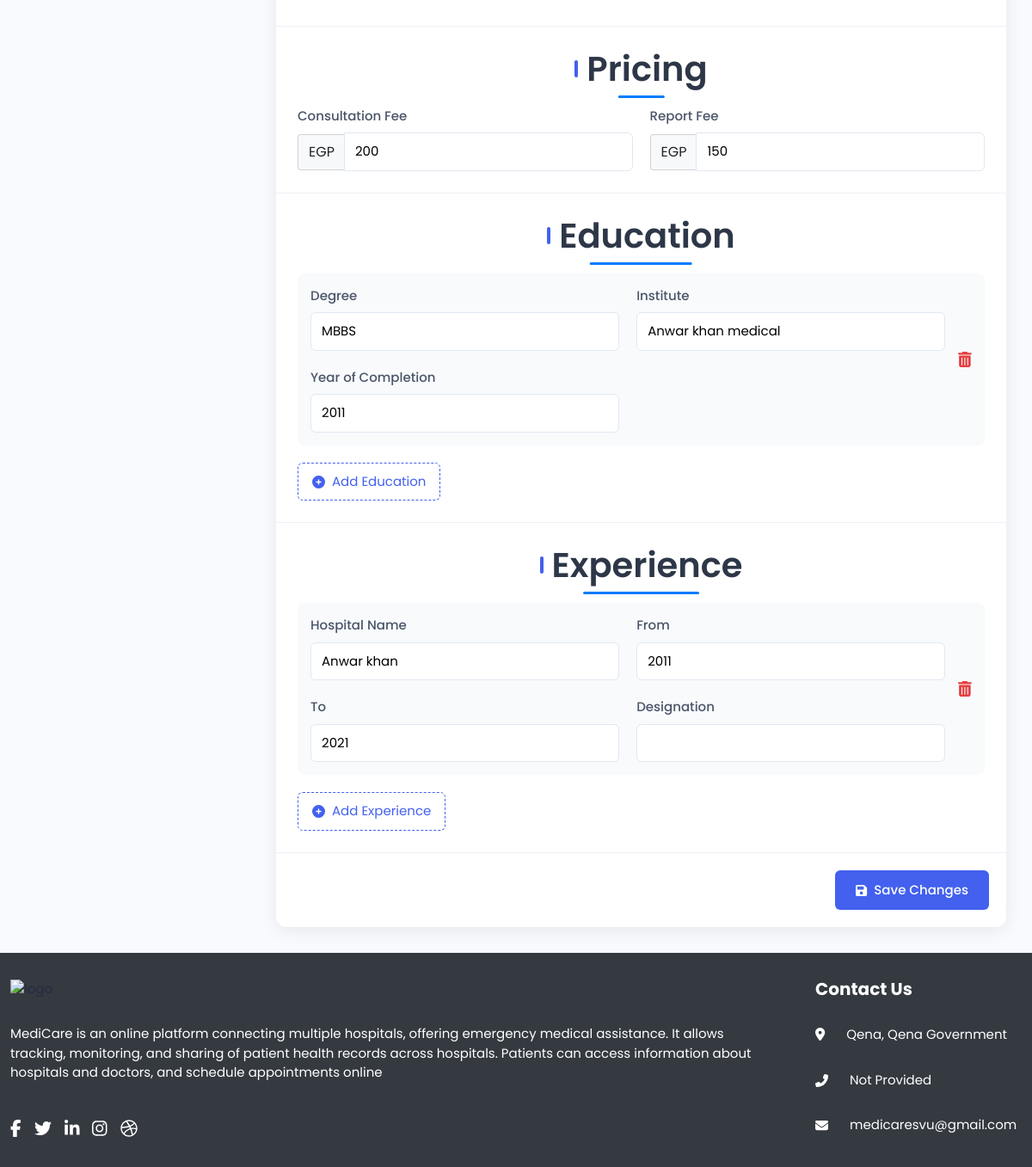
/doctor/doctor-profile-settings/ (signed in, lower part), run on an earlier commit of the app's database.
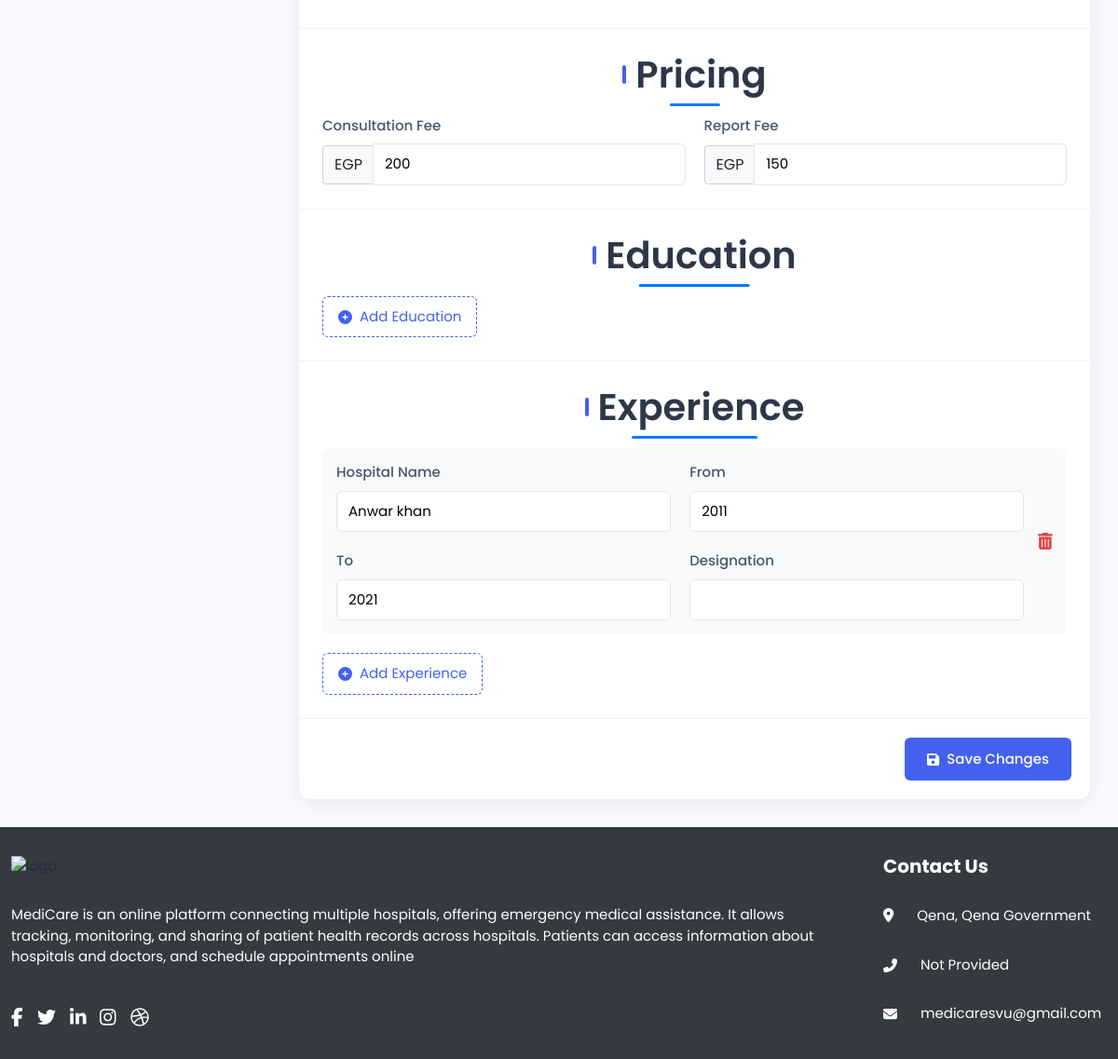
And on a later commit of the database.
### doctor/models.py (models this page shows, shortened)
class Doctor_Information(models.Model):
    DOCTOR_TYPE = (
        ('Cardiologists', 'Cardiologists'),
        ('Neurologists', 'Neurologists'),
        ('Pediatricians', 'Pediatricians'),
        ('Physiatrists', 'Physiatrists'),
        ('Dermatologists', 'Dermatologists'),
    )
    doctor_id = models.AutoField(primary_key=True)
    user = models.OneToOneField(User, on_delete=models.CASCADE, null=True, blank=True, related_name='profile')
    name = models.CharField(max_length=200,default='', null=True, blank=True)
    username = models.CharField(max_length=200, null=True, blank=True)
    gender = models.CharField(max_length=200, null=True, blank=True)
    description = models.TextField(max_length=1000,default='', null=True, blank=True)
    department = models.CharField(max_length=200,default='', choices=DOCTOR_TYPE, null=True, blank=True)
    department_name = models.ForeignKey(hospital_department, on_delete=models.SET_NULL, null=True, blank=True)
    specialization = models.ForeignKey(specialization, on_delete=models.SET_NULL, null=True, blank=True)
    featured_image = models.ImageField(upload_to='doctors/', default='doctors/user-default.png', null=True, blank=True)
    certificate_image = models.ImageField(upload_to='doctors_certificate/', default='doctors_certificate/default.png', null=True, blank=True)
    email = models.EmailField(max_length=200, null=True, blank=True)
    phone_number = models.CharField(max_length=200,default='', null=True, blank=True)
    nid = models.CharField(max_length=200, null=True,default='', blank=True)
    visiting_hour = models.CharField(max_length=200,default='', null=True, blank=True)
    consultation_fee = models.IntegerField(default=0,null=True, blank=True)
    report_fee = models.IntegerField(default=0,null=True, blank=True)
    dob = models.CharField(max_length=200,default='', null=True, blank=True)
    institute = models.CharField(max_length=200, null=True, blank=True)
    degree = models.CharField(max_length=200, null=True, blank=True)
    completion_year = models.CharField(max_length=200, null=True, blank=True)
    work_place = models.CharField(max_length=200, null=True, blank=True)
    designation = models.CharField(max_length=200, null=True, blank=True)
    start_year = models.CharField(max_length=200, null=True, blank=True)
    end_year = models.CharField(max_length=200, null=True, blank=True)
    register_status =  models.CharField(max_length=200, null=True, blank=True)
    hospital_name = models.ForeignKey(Hospital_Information, on_delete=models.SET_NULL, null=True, blank=True)

class Education(models.Model):
    education_id = models.AutoField(primary_key=True)
    doctor = models.ForeignKey(Doctor_Information, on_delete=models.CASCADE, null=True, blank=True)
    degree = models.CharField(max_length=200, null=True, blank=True)
    institute = models.CharField(max_length=200, null=True, blank=True)
    year_of_completion = models.CharField(max_length=200, null=True, blank=True)

class Experience(models.Model):
    experience_id = models.AutoField(primary_key=True)
    doctor = models.ForeignKey(Doctor_Information, on_delete=models.CASCADE, null=True, blank=True)
    work_place_name = models.CharField(max_length=200, null=True, blank=True)
    from_year = models.CharField(max_length=200, null=True, blank=True)
    to_year = models.CharField(max_length=200, null=True, blank=True)
    designation = models.CharField(max_length=200, null=True, blank=True)

### doctor/views.py (the view, shortened to what this page needs)
# urls.py: path('doctor-profile-settings/', views.doctor_profile_settings,name='doctor-profile-settings'),
@csrf_exempt
@login_required(login_url="doctor:doctor-login")
def doctor_profile_settings(request):
    if request.user.is_doctor:
        doctor = Doctor_Information.objects.get(user=request.user)
        old_featured_image = doctor.featured_image
        if request.method == 'GET':
            educations = Education.objects.filter(doctor=doctor)
            experiences = Experience.objects.filter(doctor=doctor)
            context = {'doctor': doctor, 'educations': educations, 'experiences': experiences}
            return render(request, 'doctor-profile-settings.html', context)
    else:
        redirect('doctor:doctor-logout')

### templates/doctor-profile-settings.html (shortened to what this page needs)
{% load static %}
<!DOCTYPE html>
<html lang="en">
  <head>
    <link
      rel="stylesheet"
      href="{% static 'MediCare/plugins/Normal/select2/css/select2.min.css' %}"
    />
    <link
      rel="stylesheet"
      href="{% static 'MediCare/css/bootstrap.min.css' %}"
    />
    <link rel="stylesheet" href="{% static 'MediCare/css/all.min.css' %}" />
    <link
      rel="stylesheet"
      href="{% static 'MediCare/css/Normal/style.css' %}"
    />
  </head>
  <body>
    <div class="main-wrapper">
      <div class="doctor profile-settings">
        <div class="container-fluid">
          <div class="row">
            <div class="col-md-5 col-lg-4 col-xl-3">
            </div>
            <div class="col-md-7 col-lg-8 col-xl-9">
              <form
                action="{% url 'doctor:doctor-profile-settings' %}"
                method="POST"
                enctype="multipart/form-data"
                class="profile-form"
              >
                <div class="profile-card">
                  <div class="form-section">
                    <div class="form-group">
                    </div>
                  </div>
                  <div class="form-section">
                    <h4 class="section-title">Pricing</h4>
                    <div class="form-grid">
                      <div class="form-group">
                        <label>Consultation Fee</label>
                        <div class="input-group">
                          <span class="input-group-text">EGP</span>
                          <input
                            type="number"
                            name="consultation_fee"
                            value="{{doctor.consultation_fee}}"
                          />
                        </div>
                      </div>
                      <div class="form-group">
                        <label>Report Fee</label>
                        <div class="input-group">
                          <span class="input-group-text">EGP</span>
                          <input
                            type="number"
                            name="report_fee"
                            value="{{doctor.report_fee}}"
                          />
                        </div>
                      </div>
                    </div>
                  </div>
                  <div class="form-section">
                    <h4 class="section-title">Education</h4>
                    <div class="education-list">
                      {% for education in educations %}
                      <div class="education-item">
                        <div class="education-content">
                          <div class="form-grid">
                            <div class="form-group">
                              <label>Degree</label>
                              <input
                                type="text"
                                value="{{education.degree}}"
                                readonly
                              />
                            </div>
                            <div class="form-group">
                              <label>Institute</label>
                              <input
                                type="text"
                                value="{{education.institute}}"
                                readonly
                              />
                            </div>
                            <div class="form-group">
                              <label>Year of Completion</label>
                              <input
                                type="text"
                                value="{{education.year_of_completion}}"
                                readonly
                              />
                            </div>
                          </div>
                        </div>
                        <div class="education-actions">
                          <a
                            href="{% url 'doctor:delete-education' pk=education.education_id %}"
                            class="btn-delete"
                            onclick="return confirm('Are you sure you want to delete this education entry?')"
                          >
                            <i class="fas fa-trash-alt"></i>
                          </a>
                        </div>
                      </div>
                      {% endfor %}
                    </div>
                    <button type="button" class="btn-add" id="addEducationBtn">
                      <i class="fas fa-plus-circle"></i> Add Education
                    </button>
                  </div>
                  <div class="form-section">
                    <h4 class="section-title">Experience</h4>
                    <div class="experience-list">
                      {% for e in experiences %}
                      <div class="experience-item">
                        <div class="experience-content">
                          <div class="form-grid">
                            <div class="form-group">
                              <label>Hospital Name</label>
                              <input
                                type="text"
                                value="{{e.work_place_name}}"
                                readonly
                              />
                            </div>
                            <div class="form-group">
                              <label>From</label>
                              <input
                                type="text"
                                value="{{e.from_year}}"
                                readonly
                              />
                            </div>
                            <div class="form-group">
                              <label>To</label>
                              <input
                                type="text"
                                value="{{e.to_year}}"
                                readonly
                              />
                            </div>
                            <div class="form-group">
                              <label>Designation</label>
                              <input
                                type="text"
                                value="{{e.designation}}"
                                readonly
                              />
                            </div>
                          </div>
                        </div>
                        <div class="experience-actions">
                          <a
                            href="{% url 'doctor:delete-experience' pk=e.experience_id %}"
                            class="btn-delete"
                            onclick="return confirm('Are you sure you want to delete this experience entry?')"
                          >
                            <i class="fas fa-trash-alt"></i>
                          </a>
                        </div>
                      </div>
                      {% endfor %}
                    </div>
                    <button type="button" class="btn-add" id="addExperienceBtn">
                      <i class="fas fa-plus-circle"></i> Add Experience
                    </button>
                  </div>
                  <div class="form-actions">
                    <button type="submit" class="btn-save">
                      <i class="fas fa-save"></i> Save Changes
                    </button>
                  </div>
                </div>
              </form>
            </div>
          </div>
        </div>
      </div>
      {% include 'footer.html' %}
    </div>
  </body>
</html>

### templates/doctor-navbar.html (shortened to what this page needs)
{% load static %}

### templates/doctor-sidebar.html (shortened to what this page needs)
{% load static %}

### templates/footer.html
{% load static %}
<footer class="footer">
  <div class="container-fluid">
    <div class="footer-widget footer-about">
      <div class="footer-logo">
        <img
          src="{% static 'MediCare/images/Normal/footer_logo.png' %}"
          alt="logo"
        />
      </div>
      <div class="footer-about-content">
        <p>
          MediCare is an online platform connecting multiple hospitals, offering
          emergency medical assistance. It allows tracking, monitoring, and
          sharing of patient health records across hospitals. Patients can
          access information about hospitals and doctors, and schedule
          appointments online
        </p>
        <br />
        <div class="social-icon">
          <ul>
            <li>
              <a href="#" target="_blank"><i class="fab fa-facebook-f"></i></a>
            </li>
            <li>
              <a href="#" target="_blank"><i class="fab fa-twitter"></i></a>
            </li>
            <li>
              <a href="#" target="_blank"><i class="fab fa-linkedin-in"></i></a>
            </li>
            <li>
              <a href="#" target="_blank"><i class="fab fa-instagram"></i></a>
            </li>
            <li>
              <a href="#" target="_blank"><i class="fab fa-dribbble"></i></a>
            </li>
          </ul>
        </div>
      </div>
    </div>
    <div class="footer-widget footer-contact">
      <h2 class="footer-title">Contact Us</h2>
      <div class="footer-contact-info">
        <div class="footer-address">
          <span><i class="fas fa-map-marker-alt"></i></span>
          <p>Qena, Qena Government</p>
        </div>
        <div class="phone">
          <i class="fas fa-phone-alt"></i>
          Not Provided
        </div>
        <div class="mail">
          <i class="fas fa-envelope"></i>
          <a href="mailto:medicaresvu@gmail.com">medicaresvu@gmail.com</a>
        </div>
      </div>
    </div>
  </div>
</footer>

What changed in the data, as far as the page shows it:
removed Education: degree "MBBS", institute "Anwar khan medical", year_of_completion "2011"
